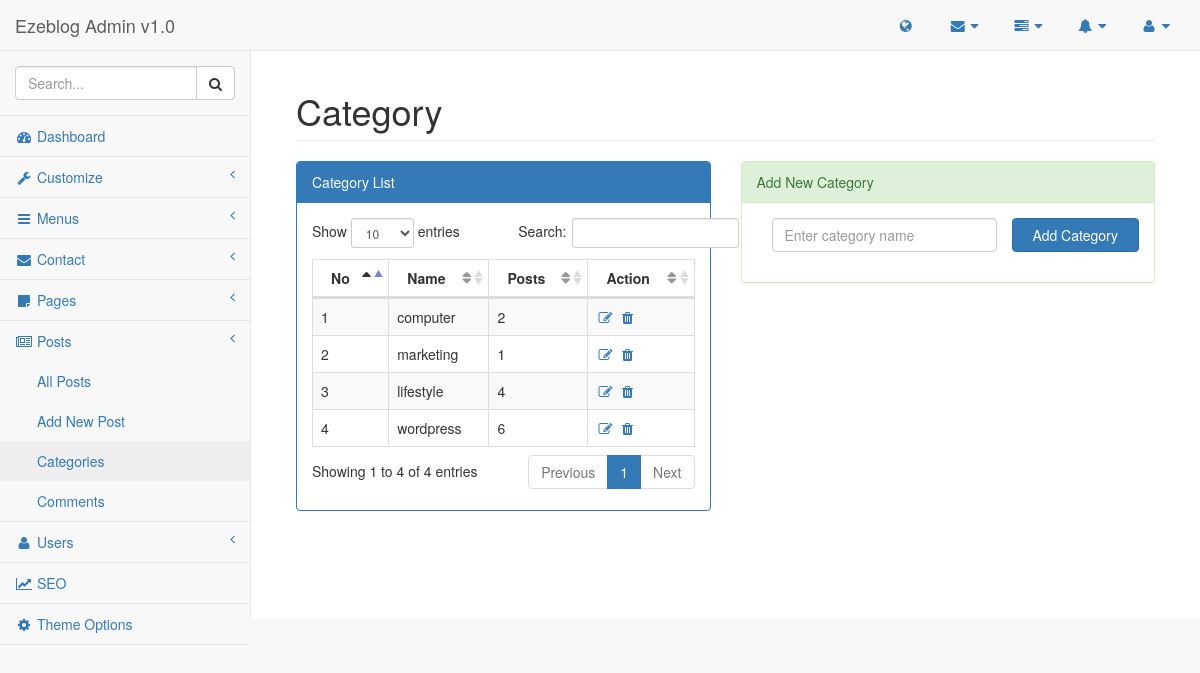
/admin/pages/category.php (signed in), run on an earlier commit of the app's database.
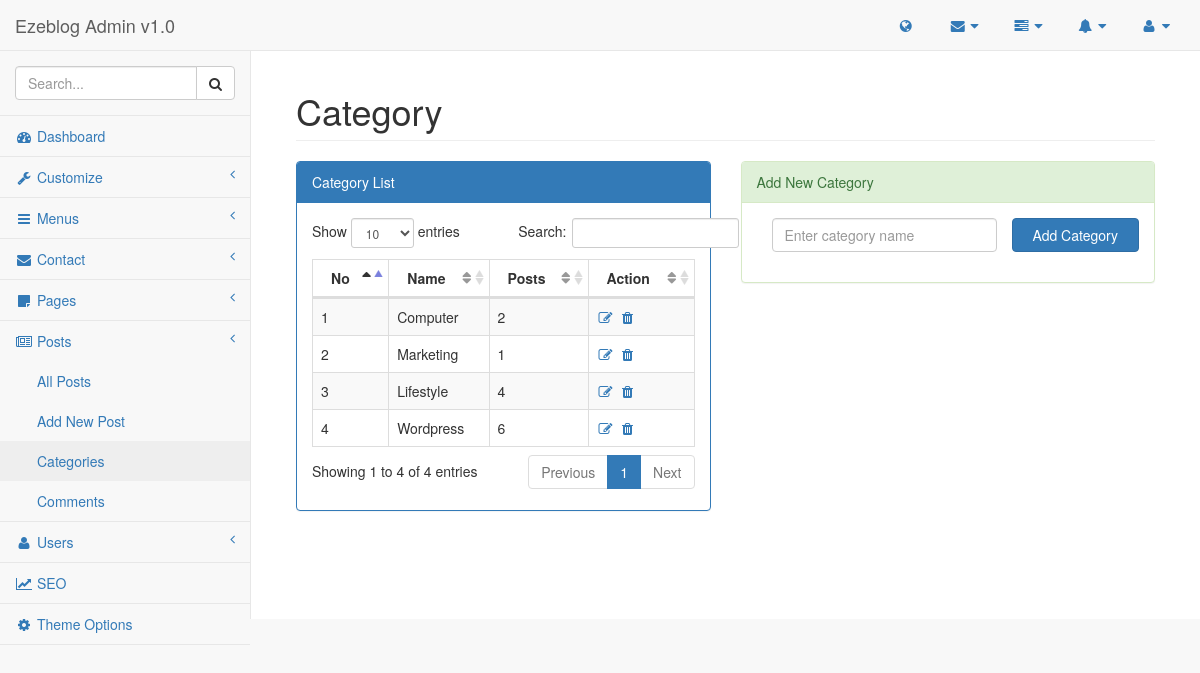
And on a later commit of the database.
### tables this page shows
CREATE TABLE `list_category` (
  `id` int(11) NOT NULL,
  `name` varchar(255) NOT NULL,
  `slug` varchar(255) NOT NULL
);

### lib/Session.php (called while the page is built, shortened)
<?php
class Session{
        public static function get($key){
            if(isset($_SESSION['$key'])){
                return $_SESSION['$key'];
            }else{
                return false;
            }
        }
    }
?>

### lib/Database.php (called while the page is built, shortened)
<?php
class Database{
    public $host   = DB_HOST;
    public $user   = DB_USER;
    public $pass   = DB_PASS;
    public $name   = DB_NAME;
    public $link;
    private function connectDB(){
        $this->link = new mysqli($this->host, $this->user, $this->pass, $this->name);
    }
    public function select($query){
        $result = $this->link->query($query) or die($this->link->error.__LINE__);
        if($result->num_rows > 0){
            return $result;
        } else {
            return false;
        }
    }
}
?>

### admin/pages/category.php (the view, shortened to what this page needs)
<?php include '../inc/header.php'; ?>
<?php include '../inc/sidebar.php'; ?>
<div id="page-wrapper">
    <div class="container-fluid">
        <div class="row">
            <div class="col-lg-12">
                <h1 class="page-header">Category</h1>
            </div>
            <div id="menu-panel">
                <div class="col-lg-6">
                    <div class="panel panel-primary">
                        <div class="panel-heading">
                            Category List
                        </div>
                        <div class="panel-body">
                            <table width="100%" class="table table-striped table-bordered table-hover" id="dataTables-subscribe">
                                <thead>
                                <tr>
                                    <th>No</th>
                                    <th>Name</th>
                                    <th>Posts</th>
                                    <th>Action</th>
                                </tr>
                                </thead>
                                <tbody>
                                <?php
                                    $query = "SELECT * FROM list_category ORDER BY id DESC";
                                    $category = $database->select($query);
                                    if($category){
                                        $i = 0;
                                        while($result = $category->fetch_assoc()){
                                            $i++
                                 ?>
                                    <tr class="odd gradeX">
                                        <td><?php echo $i; ?></td>
                                        <td  class="center"><?php echo $result['name']; ?></td>
                                        <td>
                                            <?php
                                                $catid = $result['id'];
                                                $query = "SELECT * FROM list_posts WHERE category = '$catid' ";
                                                $catcount = $database->select($query);
                                                if($catcount){
                                                    $count = mysqli_num_rows($catcount);
                                                    echo $count;
                                                }else{
                                                    echo 0;
                                                }
                                            ?>
                                        </td>
                                        <td  class="center"> <a href="editcategory.php?edit=<?php echo $result['id']; ?>"> <i class="fa fa-edit  fa-fw"></i></a>  <a onclick="return confirm('Are you sure?')" href="?delete=<?php echo $result['id']; ?>"><i class="fa fa-trash  fa-fw"></i></a>  </td>
                                    </tr>
                                <?php
                                        }
                                    }
                                ?>
                                </tbody>
                            </table>
                        </div>
                    </div>
                </div>
                <div class="col-lg-6">
                    <div class="panel panel-success">
                        <div class="panel-heading">
                            Add New Category
                        </div>
                        <div class="panel-body">
                                <form action="" method="post">
                                    <div class="form-group col-md-8">
                                        <input type="text" name="name" class="form-control" id="inputPassword2" placeholder="Enter category name">
                                    </div>
                                    <input type="submit" class="btn btn-primary col-md-4" value="Add Category">
                                </form>
                        </div>
                    </div>
                </div>
            </div>
        </div>
    </div>
</div>
<?php include '../inc/footer.php'; ?>

### admin/inc/header.php (shortened to what this page needs)
<?php include '../../lib/Session.php'; ?>
<?php include '../../lib/Database.php'; ?>
<?php
    $database = new Database();
?>
<!DOCTYPE html>
<html lang="en">
<head>
    <link href="../vendor/bootstrap/css/bootstrap.min.css" rel="stylesheet">
    <link href="../vendor/jquery-ui/jquery-ui.css" rel="stylesheet">
    <link href="../vendor/metisMenu/metisMenu.min.css" rel="stylesheet">
    <link href="../dist/css/sb-admin-2.css" rel="stylesheet">
    <link href="../dist/css/custom.css" rel="stylesheet">
    <link href="../vendor/datatables-plugins/dataTables.bootstrap.css" rel="stylesheet">
    <link rel="stylesheet" href="../vendor/datatables-plugins/buttons.bootstrap4.min.css">
    <link href="../vendor/datatables-responsive/dataTables.responsive.css" rel="stylesheet">
    <link href="../vendor/morrisjs/morris.css" rel="stylesheet">
    <link href="../vendor/summernote/summernote-bs4.css" rel="stylesheet">
    <link href="../vendor/font-awesome/css/font-awesome.min.css" rel="stylesheet" type="text/css">
</head>
<body>
<div id="wrapper">
    <nav class="navbar navbar-default navbar-static-top" role="navigation" style="margin-bottom: 0">
        <div class="navbar-header">
            <a class="navbar-brand" href="index.php">Ezeblog Admin v1.0</a>
        </div>
        <ul class="nav navbar-top-links navbar-right">
            <li>
                <a href="<?php echo SITE_URL; ?>" target="_blank"><i class="fa fa-globe fa-fw"></i></a>
            </li>
            <li class="dropdown">
                <a class="dropdown-toggle" data-toggle="dropdown" href="#">
                    <i class="fa fa-envelope fa-fw"></i> <i class="fa fa-caret-down"></i>
                </a>
            </li>
            <li class="dropdown">
                <a class="dropdown-toggle" data-toggle="dropdown" href="#">
                    <i class="fa fa-tasks fa-fw"></i> <i class="fa fa-caret-down"></i>
                </a>
            </li>
            <li class="dropdown">
                <a class="dropdown-toggle" data-toggle="dropdown" href="#">
                    <i class="fa fa-bell fa-fw"></i> <i class="fa fa-caret-down"></i>
                </a>
            </li>
            <li class="dropdown">
                <a class="dropdown-toggle" data-toggle="dropdown" href="#">
                    <i class="fa fa-user fa-fw"></i> <i class="fa fa-caret-down"></i>
                </a>
            </li>
        </ul>

### admin/inc/sidebar.php (shortened to what this page needs)
<div class="navbar-default sidebar" role="navigation">
    <div class="sidebar-nav navbar-collapse">
        <ul class="nav" id="side-menu">
            <li class="sidebar-search">
                <div class="input-group custom-search-form">
                    <input type="text" class="form-control" placeholder="Search...">
                    <span class="input-group-btn">
                                <button class="btn btn-default" type="button">
                                    <i class="fa fa-search"></i>
                                </button>
                            </span>
                </div>
            </li>
            <li>
                <a href="index.php"><i class="fa fa-dashboard fa-fw"></i> Dashboard</a>
            </li>
            <?php if(Session::get('userRole') == '1'){ ?>
            <li>
                <a href="#"><i class="fa fa-wrench fa-fw"></i> Customize<span class="fa arrow"></span></a>
            </li>
            <li>
                <a href="#"><i class="fa fa-bars fa-fw"></i> Menus<span class="fa arrow"></span></a>
            </li>
            <li>
                <a href="#"><i class="fa fa-envelope fa-fw"></i> Contact<span class="fa arrow"></span></a>
            </li>
            <li>
                <a href="#"><i class="fa fa-sticky-note fa-fw"></i> Pages<span class="fa arrow"></span></a>
            </li>
            <?php } ?>
            <li>
                <a href="#"><i class="fa fa-newspaper-o fa-fw"></i> Posts<span class="fa arrow"></span></a>
                <ul class="nav nav-second-level">
                    <li>
                        <a href="posts.php">All Posts</a>
                    </li>
                    <li>
                        <a href="addpost.php">Add New Post</a>
                    </li>
                    <li>
                        <a href="category.php">Categories</a>
                    </li>
                    <li>
                        <a href="comments.php">Comments</a>
                    </li>
                </ul>
            </li>
            <li>
                <a href="#"><i class="fa fa-user fa-fw"></i> Users<span class="fa arrow"></span></a>
            </li>
            <?php if(Session::get('userRole') == '1'){ ?>
            <li>
                <a href="seo.php"><i class="fa fa-line-chart fa-fw"></i> SEO</a>
            </li>
            <li>
                <a href="theme.php"><i class="fa fa-cog fa-fw"></i> Theme Options</a>
            </li>
            <?php } ?>
        </ul>
    </div>
</div>
</nav>

### admin/inc/footer.php (shortened to what this page needs)
</div>
</body>
</html>

What changed in the data, as far as the page shows it:
changed list_category: name "computer" → "Computer"
changed list_category: name "marketing" → "Marketing"
changed list_category: name "lifestyle" → "Lifestyle"
changed list_category: name "wordpress" → "Wordpress"
